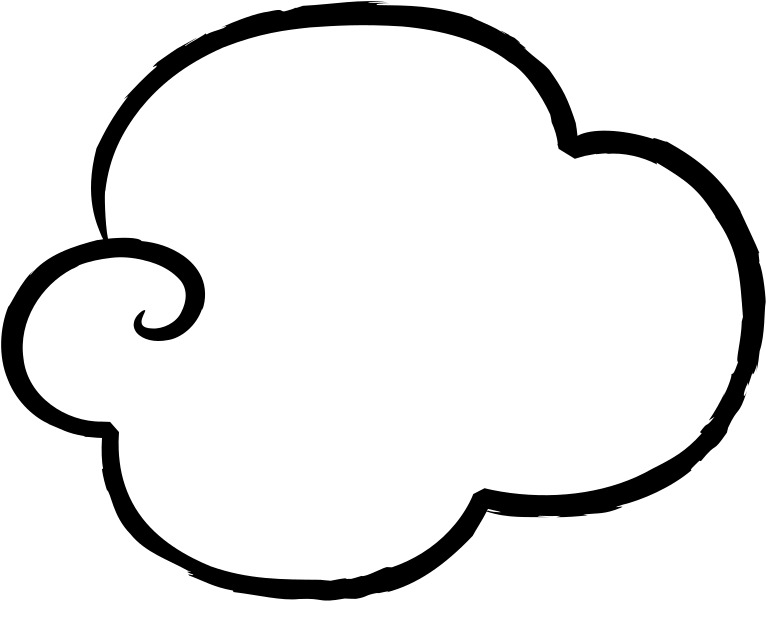
#> input picture nube/imagen.jpg, 766 x 622 px, found by its file name
$ jupyter execute Untitled.ipynb
#> lines starting #> are read from the running program, lines starting #| are printed output that depends on the picture; after the words box and inside, x2 and y2 are one past the last pixel; in counts of white or black regions, pixels touching at a corner belong together
[cell 1]
import numpy as np
from PIL import Image
import matplotlib.pyplot as plt

def load_image(path):
    """Carga la imagen y la convierte a escala de grises."""
    image = Image.open(path).convert('L')  # Convertir a escala de grises
#> image is the input picture: PIL image 766x622 L; min 0, max 255, mean 229.9
    image_array = np.array(image)
    return image_array

def apply_fourier_transform(image_array):
    """Aplica la Transformada de Fourier a la imagen."""
    return np.fft.fft2(image_array)

def apply_filter(fourier_transform, threshold):
    """Aplica un filtro de frecuencias para la compresión."""
#> called with fourier_transform = array of shape (622, 766), threshold = 30
    rows, cols = fourier_transform.shape
#> rows = 622; cols = 766
    crow, ccol = rows // 2, cols // 2  # Centro de la imagen
#> crow = 311; ccol = 383

    # Crear una máscara de filtro
    mask = np.zeros((rows, cols), np.uint8)
    r = threshold  # Radio del filtro
    center = [crow, ccol]
#> center = [311, 383]

    # Crear la máscara circular
    for i in range(rows):
        for j in range(cols):
            if np.sqrt((i - center[0])**2 + (j - center[1])**2) < r:
                mask[i, j] = 1
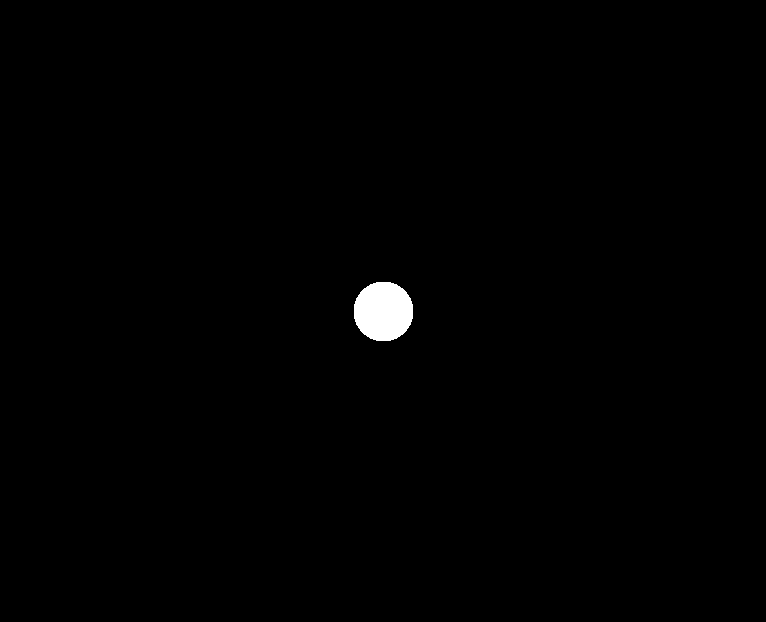
#> mask: shape (622, 766); values 0 (black) and 1 (white), 0.59% white; 1 white region, box (x1, y1, x2, y2) and area: (354, 282, 413, 341) 2809

    # Aplicar la máscara
    filtered_transform = fourier_transform * mask
    return filtered_transform

def apply_inverse_fourier_transform(filtered_transform):
    """Aplica la Transformada Inversa de Fourier para reconstruir la imagen."""
    inverse_transform = np.fft.ifft2(filtered_transform)
    return np.abs(inverse_transform)
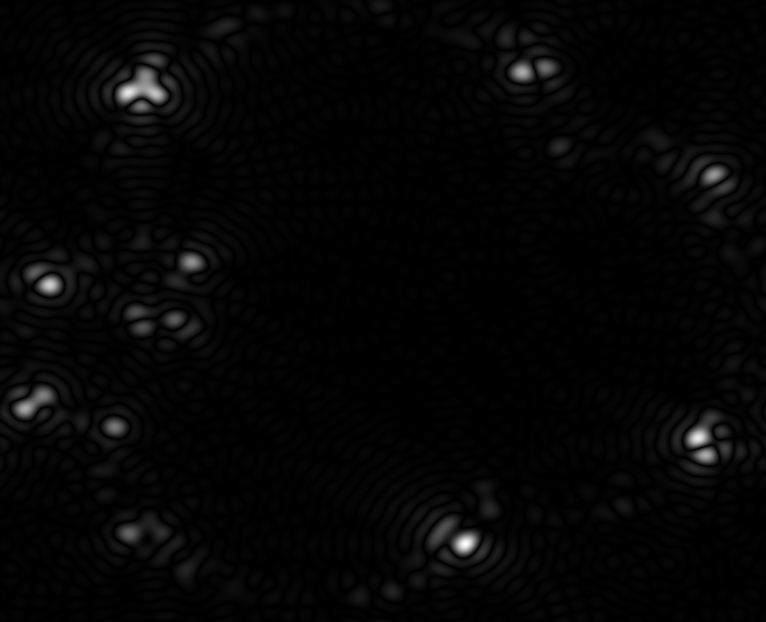
#> returned value: shape (622, 766) float64; min 1.22e-07, max 4.08, mean 0.0918; drawn with min black and max white

def save_image(image_array, path):
    """Guarda la imagen en el disco."""
    image_pil = Image.fromarray(np.uint8(image_array))
    image_pil.save(path)

def main():
    # Ruta de la imagen original
    input_path = r'C:\Users\seanz\Anaconda\nube\imagen.jpg'
    output_path = r'C:\Users\seanz\Anaconda\nube\imagen_comprimida.jpg'

    # Parámetro del filtro
    threshold = 30  # Puedes ajustar este umbral

    # Procesamiento de la imagen
    image_array = load_image(input_path)
    fourier_transform = apply_fourier_transform(image_array)
    filtered_transform = apply_filter(fourier_transform, threshold)
    compressed_image_array = apply_inverse_fourier_transform(filtered_transform)

    # Guardar y mostrar la imagen
    save_image(compressed_image_array, output_path)

    # Mostrar las imágenes
    plt.figure(figsize=(10, 5))
    plt.subplot(1, 2, 1)
    plt.title('Imagen Original')
    plt.imshow(image_array, cmap='gray')

    plt.subplot(1, 2, 2)
    plt.title('Imagen Comprimida')
    plt.imshow(compressed_image_array, cmap='gray')

    plt.show()
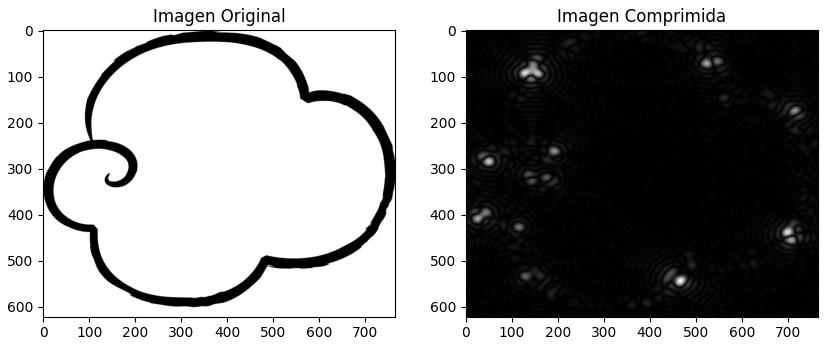
#> figure drawn by matplotlib, 2 panels

if __name__ == '__main__':
    main()

[cell 2]
from PIL import Image
import numpy as np
import matplotlib.pyplot as plt

def load_image(path):
    """
    Carga una imagen desde el disco y la convierte a escala de grises.

    Args:
        path (str): Ruta del archivo de imagen.

    Returns:
        np.ndarray: Array NumPy que representa la imagen en escala de grises.
    """
    image = Image.open(path)
    image_gray = image.convert('L')
    image_array = np.array(image_gray)
    return image_array

def show_image(image_array, title="Imagen"):
    """
    Muestra una imagen usando matplotlib.

    Args:
        image_array (np.ndarray): Array NumPy que representa la imagen.
        title (str): Título para la imagen mostrada.
    """
    plt.imshow(image_array, cmap='gray')
    plt.title(title)
    plt.axis('off')
    plt.show()

# Ruta del archivo de imagen
input_path = r'C:\Users\seanz\Anaconda\nube\imagen.jpg'

# Cargar y mostrar la imagen
image_array = load_image(input_path)
show_image(image_array, title="Imagen Original")

[cell 3]
import numpy as np
import scipy.signal as signal
import matplotlib.pyplot as plt

# Especificaciones del filtro
wp = 2000  # Frecuencia de paso en rad/s
ws = 5000  # Frecuencia de corte en rad/s
Rp = 1     # Atenuación máxima en la banda de paso (dB)
Rs = 15    # Atenuación mínima en la banda de rechazo (dB)

# Convertir frecuencias a Hz
wp_hz = wp / (2 * np.pi)
ws_hz = ws / (2 * np.pi)

# Diseño del filtro Butterworth
n, wc = signal.buttord(wp_hz, ws_hz, Rp, Rs, analog=True)
b, a = signal.butter(n, wc, btype='low', analog=True)

# Crear una respuesta de frecuencia para visualizar
w, h = signal.freqs(b, a, worN=np.logspace(2, 5, 500))

# Graficar la respuesta en magnitud
plt.figure(figsize=(8, 6))
plt.semilogx(w, 20 * np.log10(abs(h)))
plt.title('Respuesta en frecuencia del filtro Butterworth')
plt.xlabel('Frecuencia [rad/s]')
plt.ylabel('Amplitud [dB]')
plt.grid(which='both', axis='both')
plt.axvline(wp, color='green', linestyle='--', label=f'{wp} rad/s (frecuencia de paso)')
plt.axvline(ws, color='red', linestyle='--', label=f'{ws} rad/s (frecuencia de rechazo)')
plt.legend()
plt.show()
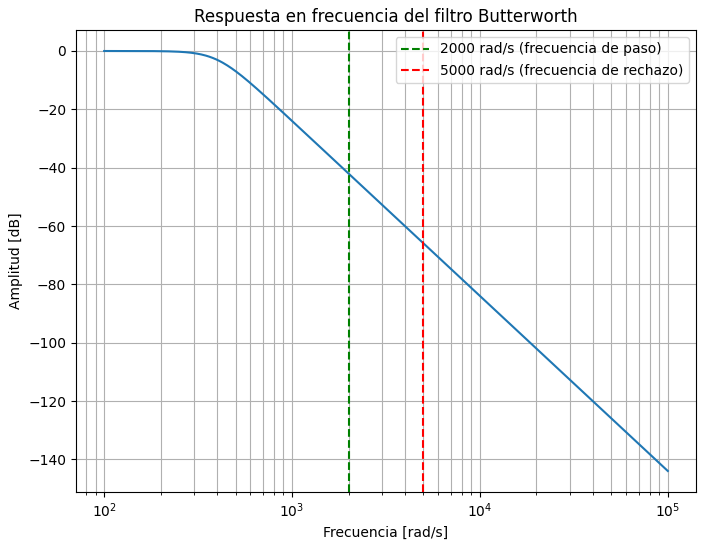
#> figure drawn by matplotlib, 1 panel; curve peaks at x = 100, y = -0.00108
